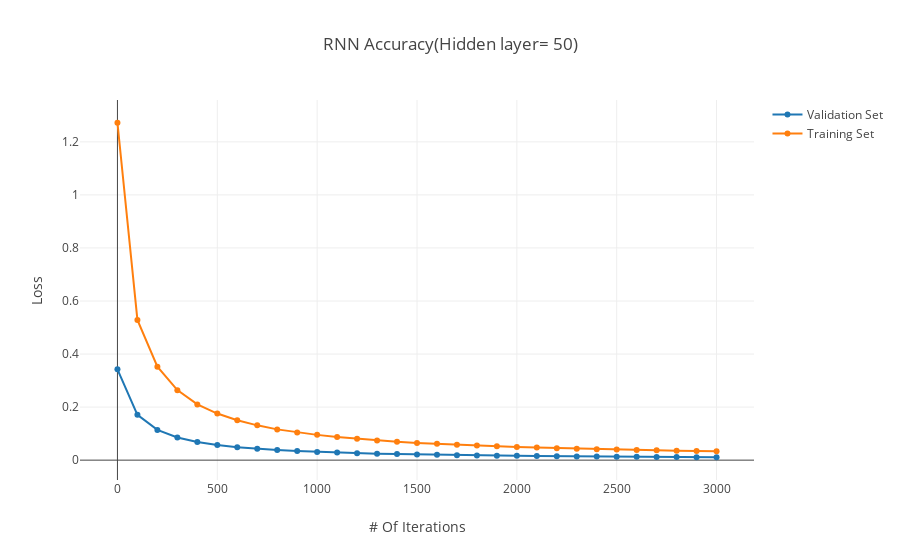

Notebook source saved alongside this figure:
### Code cell
trace0 = go.Scatter(
    x = np.arange(31) * 100,
    y = val_loss,
    mode = 'lines+markers',
    name = 'Validation Set')
    
trace1 = go.Scatter(
    x = np.arange(31) * 100,
    y = train_loss,
    mode = 'lines+markers',
    name = 'Training Set')
    
data = [trace0, trace1]

layout = dict(title = 'RNN Accuracy(Hidden layer= 50)',
              xaxis = dict(title = '# Of Iterations'),
              yaxis = dict(title = 'Loss'),
              )

fig = go.Figure(data=data, layout=layout)
offline.iplot(fig, filename='angled-text-bar')

### Figure 1 — Plotly figure (JSON) as saved in the notebook; plotly's stock layout.template omitted (floating-point values rounded to 4 significant figures)
{"data": [{"mode": "lines+markers", "name": "Validation Set", "type": "scatter", "x": [0, 100, 200, 300, 400, 500, 600, 700, 800, 900, 1000, 1100, 1200, 1300, 1400, 1500, 1600, 1700, 1800, 1900, 2000, 2100, 2200, 2300, 2400, 2500, 2600, 2700, 2800, 2900, 3000], "y": [0.3424, 0.1708, 0.114, 0.08536, 0.0684, 0.05702, 0.04888, 0.04268, 0.03798, 0.03412, 0.03104, 0.02846, 0.02626, 0.02436, 0.02274, 0.02128, 0.02002, 0.01892, 0.01794, 0.01702, 0.01622, 0.01544, 0.0148, 0.01418, 0.01358, 0.01306, 0.01254, 0.01212, 0.0117, 0.01128, 0.01094]}, {"mode": "lines+markers", "name": "Training Set", "type": "scatter", "x": [0, 100, 200, 300, 400, 500, 600, 700, 800, 900, 1000, 1100, 1200, 1300, 1400, 1500, 1600, 1700, 1800, 1900, 2000, 2100, 2200, 2300, 2400, 2500, 2600, 2700, 2800, 2900, 3000], "y": [1.272, 0.5286, 0.3522, 0.264, 0.2102, 0.1756, 0.1504, 0.1312, 0.116, 0.1046, 0.0953, 0.08714, 0.08072, 0.07434, 0.06916, 0.06488, 0.0615, 0.05774, 0.05498, 0.05198, 0.04954, 0.04728, 0.04518, 0.0434, 0.04156, 0.0399, 0.03824, 0.03696, 0.0357, 0.03452, 0.03328]}], "layout": {"title": "RNN Accuracy(Hidden layer= 50)", "xaxis": {"title": "# Of Iterations"}, "yaxis": {"title": "Loss"}}}
